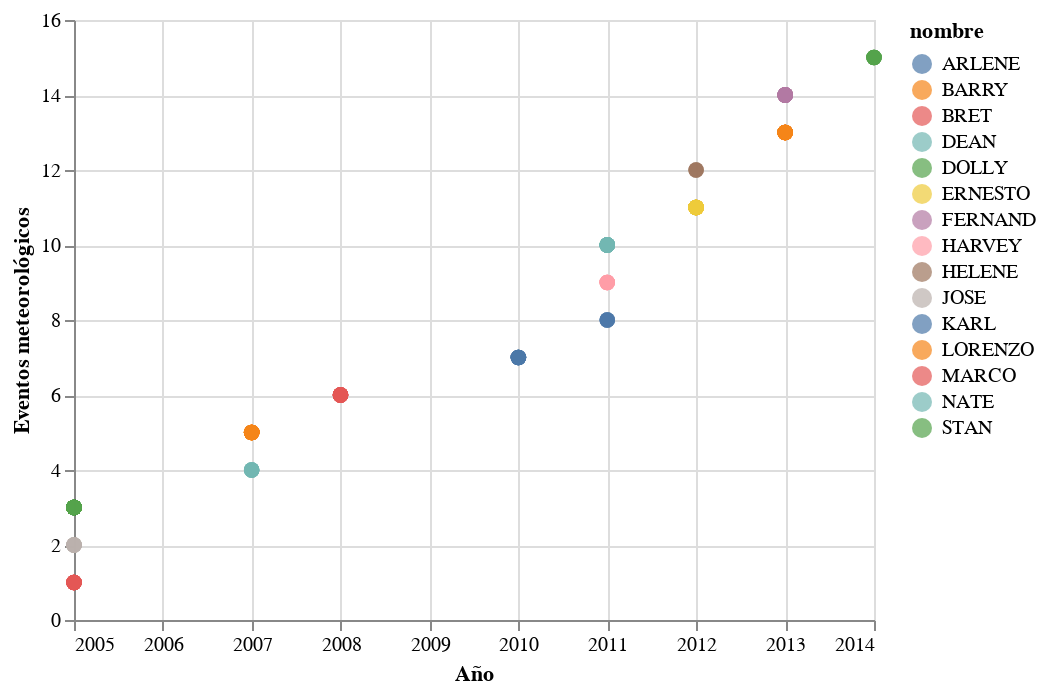

The code cell stored with this chart in its notebook:
### Markdown cell above
#### **Ciclones por año.**
#### ***Figura 8️⃣***

### Code cell
#ciclones por año
alt.Chart(dataCiclon).mark_circle(size=60).encode(
    alt.X('year(fecha_de_impacto):T', title='Año'),
    alt.Y('numero_de_eventos:Q', title='Eventos meteorológicos'),
    color='nombre',
    tooltip=['nombre']
)

### Figure 1 — Vega-Lite specification as saved in the notebook (floating-point values rounded to 4 significant figures; data arrays with more than 128 entries replaced by an {"elided": "..."} marker saying what was removed)
{"config": {"view": {"continuousWidth": 400, "continuousHeight": 300}}, "data": {"name": "data-62583512634776a7760d3ecb7534147e"}, "mark": {"type": "circle", "size": 60}, "encoding": {"color": {"type": "nominal", "field": "nombre"}, "tooltip": [{"type": "nominal", "field": "nombre"}], "x": {"type": "temporal", "field": "fecha_de_impacto", "timeUnit": "year", "title": "Año"}, "y": {"type": "quantitative", "field": "numero_de_eventos", "title": "Eventos meteorológicos"}}, "$schema": "https://vega.github.io/schema/vega-lite/v4.8.1.json", "datasets": {"data-62583512634776a7760d3ecb7534147e": {"elided": "227 records"}}}
